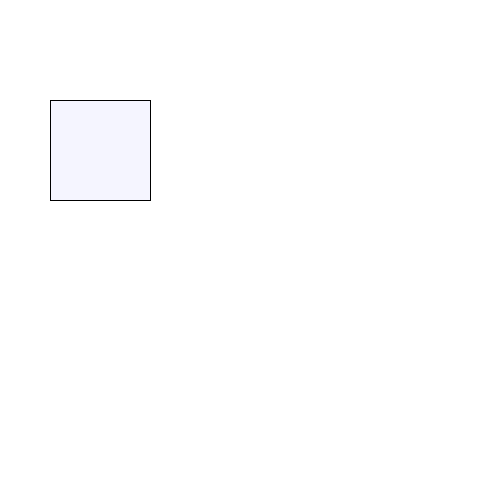
Frame 1 (no input)
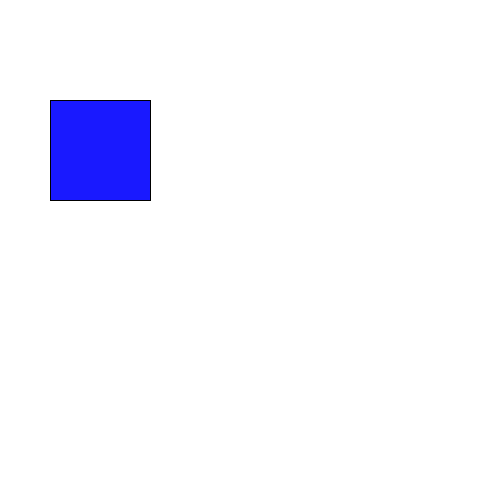
Frame 60 (the mouse pressed at the canvas centre just before this capture)
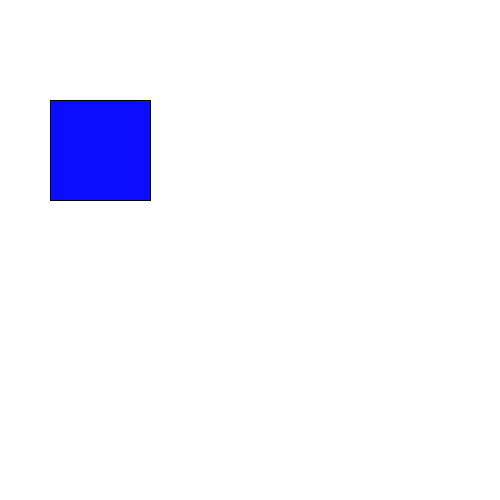
Frame 120 (the mouse held since frame 60 and released just before this capture)

The Processing sketch that drew these frames (run headless with seeded random() and noise(); from frame 60 on, the mouse is pressed at the canvas centre):

// Processing sketch: processing_128166
// ── processing_128166.pde

float posX=50, posY=100;
float squareSize=100;
boolean isInside = false;
void setup() {
  size(500, 500);
  background(255);
}
void draw() {
  //background(255);
  fill(0, 0, 255,10);
  //if(isInside==true){ is the same as
  if(isInside){//since by default we test for "true"
    posX=mouseX-squareSize/2;
    posY=mouseY-squareSize/2;
  }
  rect(posX, posY, squareSize, squareSize);
}

void mousePressed() {
  //track if mouse has been pressed inside the square
  //we need to check if mouse is between left and right of square
  //we need to check if mouse is between top and bottom of square
  //if(mouseX>left && mouseX<right && mouseY>top && mouseY <bottom)
  if (mouseX>posX && mouseX<posX+squareSize &&
    mouseY>posY && mouseY<posY+squareSize) {
    isInside = true;
    println("click");
  }
}

void mouseReleased(){
  isInside = false;
}
